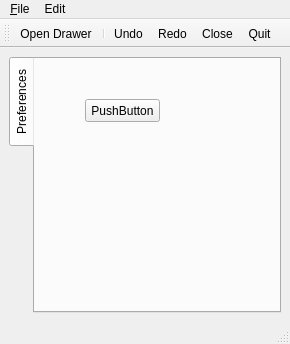
<?xml version="1.0" encoding="UTF-8"?>
<ui version="4.0">
 <class>MainWindow</class>
 <widget class="QMainWindow" name="MainWindow">
  <property name="geometry">
   <rect>
    <x>0</x>
    <y>0</y>
    <width>290</width>
    <height>344</height>
   </rect>
  </property>
  <property name="windowTitle">
   <string>xCalc - Extended Calculator</string>
  </property>
  <property name="windowIcon">
   <iconset resource="../res/res.qrc">
    <normaloff>:/xcalc.svg</normaloff>:/xcalc.svg</iconset>
  </property>
  <property name="unifiedTitleAndToolBarOnMac">
   <bool>false</bool>
  </property>
  <widget class="QWidget" name="centralwidget">
   <layout class="QGridLayout" name="gridLayout">
    <item row="0" column="0">
     <widget class="QTabWidget" name="tabWidget">
      <property name="tabPosition">
       <enum>QTabWidget::West</enum>
      </property>
      <property name="tabShape">
       <enum>QTabWidget::Rounded</enum>
      </property>
      <property name="currentIndex">
       <number>0</number>
      </property>
      <widget class="QWidget" name="tab">
       <attribute name="title">
        <string>Preferences</string>
       </attribute>
       <widget class="QPushButton" name="pushButton">
        <property name="geometry">
         <rect>
          <x>50</x>
          <y>40</y>
          <width>75</width>
          <height>23</height>
         </rect>
        </property>
        <property name="text">
         <string>PushButton</string>
        </property>
       </widget>
      </widget>
     </widget>
    </item>
   </layout>
  </widget>
  <widget class="QMenuBar" name="menubar">
   <property name="geometry">
    <rect>
     <x>0</x>
     <y>0</y>
     <width>290</width>
     <height>21</height>
    </rect>
   </property>
   <widget class="QMenu" name="menuFicheiro">
    <property name="title">
     <string>&amp;File</string>
    </property>
    <addaction name="actionOpenDrawer"/>
    <addaction name="actionClose"/>
    <addaction name="separator"/>
    <addaction name="actionExit"/>
   </widget>
   <widget class="QMenu" name="menuEdit">
    <property name="title">
     <string>Edit</string>
    </property>
    <addaction name="actionOpenDrawer"/>
    <addaction name="separator"/>
    <addaction name="actionUndo"/>
    <addaction name="actionRedo"/>
   </widget>
   <addaction name="menuFicheiro"/>
   <addaction name="menuEdit"/>
  </widget>
  <widget class="QStatusBar" name="statusbar"/>
  <widget class="QToolBar" name="toolBar">
   <property name="windowTitle">
    <string>toolBar</string>
   </property>
   <attribute name="toolBarArea">
    <enum>TopToolBarArea</enum>
   </attribute>
   <attribute name="toolBarBreak">
    <bool>false</bool>
   </attribute>
   <addaction name="actionOpenDrawer"/>
   <addaction name="separator"/>
   <addaction name="actionUndo"/>
   <addaction name="actionRedo"/>
   <addaction name="actionClose"/>
   <addaction name="actionExit"/>
  </widget>
  <action name="actionOpenDrawer">
   <property name="icon">
    <iconset resource="../res/res.qrc">
     <normaloff>:/mail-receive.svg</normaloff>:/mail-receive.svg</iconset>
   </property>
   <property name="text">
    <string>Open Drawer</string>
   </property>
   <property name="shortcut">
    <string>Ctrl+A</string>
   </property>
  </action>
  <action name="actionClose">
   <property name="icon">
    <iconset resource="../res/res.qrc">
     <normaloff>:/dialog-close.svg</normaloff>:/dialog-close.svg</iconset>
   </property>
   <property name="text">
    <string>Close</string>
   </property>
   <property name="shortcut">
    <string>Ctrl+W</string>
   </property>
  </action>
  <action name="actionExit">
   <property name="icon">
    <iconset resource="../res/res.qrc">
     <normaloff>:/application-exit.svg</normaloff>:/application-exit.svg</iconset>
   </property>
   <property name="text">
    <string>Quit</string>
   </property>
   <property name="shortcut">
    <string>Ctrl+Q</string>
   </property>
  </action>
  <action name="actionRestore">
   <property name="icon">
    <iconset resource="../res/res.qrc">
     <normaloff>:/view-fullscreen.svg</normaloff>:/view-fullscreen.svg</iconset>
   </property>
   <property name="text">
    <string>Restore</string>
   </property>
  </action>
  <action name="actionUndo">
   <property name="icon">
    <iconset resource="../res/res.qrc">
     <normaloff>:/edit-undo.svg</normaloff>:/edit-undo.svg</iconset>
   </property>
   <property name="text">
    <string>Undo</string>
   </property>
   <property name="shortcut">
    <string>Ctrl+Z</string>
   </property>
   <property name="menuRole">
    <enum>QAction::AboutQtRole</enum>
   </property>
  </action>
  <action name="actionRedo">
   <property name="icon">
    <iconset resource="../res/res.qrc">
     <normaloff>:/edit-redo.svg</normaloff>:/edit-redo.svg</iconset>
   </property>
   <property name="text">
    <string>Redo</string>
   </property>
  </action>
 </widget>
 <resources>
  <include location="../res/res.qrc"/>
 </resources>
 <connections>
  <connection>
   <sender>actionOpenDrawer</sender>
   <signal>triggered()</signal>
   <receiver>MainWindow</receiver>
   <slot>openDrawer()</slot>
   <hints>
    <hint type="sourcelabel">
     <x>-1</x>
     <y>-1</y>
    </hint>
    <hint type="destinationlabel">
     <x>144</x>
     <y>171</y>
    </hint>
   </hints>
  </connection>
  <connection>
   <sender>actionClose</sender>
   <signal>triggered()</signal>
   <receiver>MainWindow</receiver>
   <slot>close()</slot>
   <hints>
    <hint type="sourcelabel">
     <x>-1</x>
     <y>-1</y>
    </hint>
    <hint type="destinationlabel">
     <x>144</x>
     <y>171</y>
    </hint>
   </hints>
  </connection>
  <connection>
   <sender>actionExit</sender>
   <signal>triggered()</signal>
   <receiver>MainWindow</receiver>
   <slot>quit()</slot>
   <hints>
    <hint type="sourcelabel">
     <x>-1</x>
     <y>-1</y>
    </hint>
    <hint type="destinationlabel">
     <x>144</x>
     <y>171</y>
    </hint>
   </hints>
  </connection>
  <connection>
   <sender>actionRestore</sender>
   <signal>triggered()</signal>
   <receiver>MainWindow</receiver>
   <slot>restoreWindow()</slot>
   <hints>
    <hint type="sourcelabel">
     <x>-1</x>
     <y>-1</y>
    </hint>
    <hint type="destinationlabel">
     <x>144</x>
     <y>171</y>
    </hint>
   </hints>
  </connection>
 </connections>
 <slots>
  <slot>openDrawer()</slot>
  <slot>restoreWindow()</slot>
  <slot>quit()</slot>
 </slots>
</ui>
